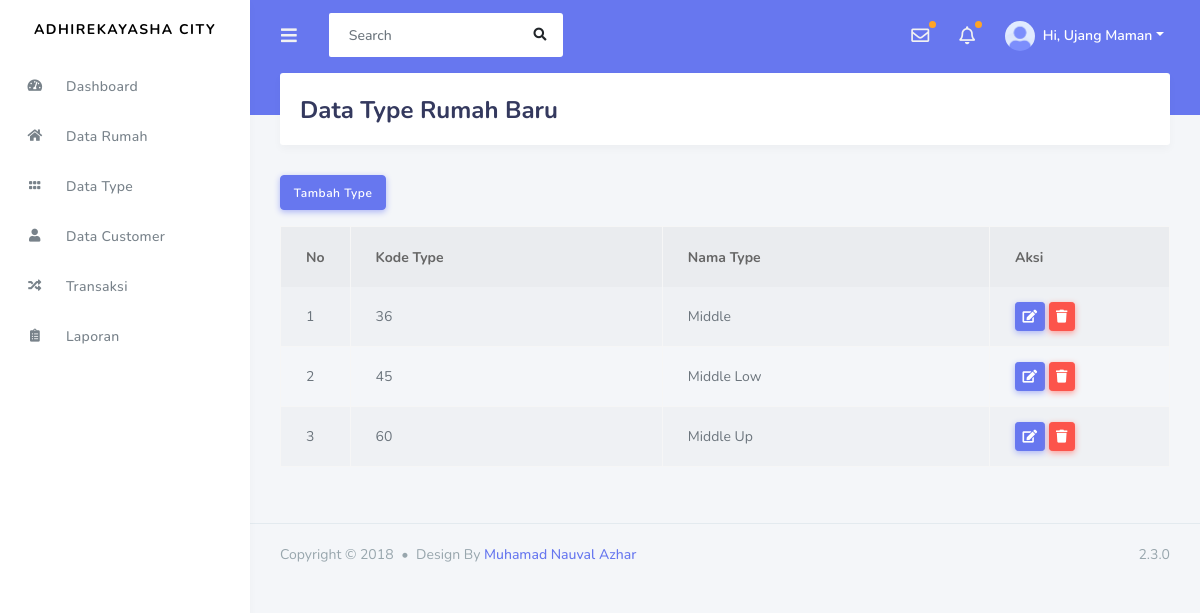
Screenshot of /index.php/admin/data_type with the database file from the repository.
### tables this page shows
CREATE TABLE `tipe` (
  `id_type` int(12) NOT NULL,
  `kode_type` int(12) NOT NULL,
  `nama_type` varchar(256) NOT NULL
);

### application/controllers/admin/Data_type.php (called while the page is built, shortened)
<?php
    class Data_type extends CI_Controller{
        public function index()
        {
            $data['tipe']= $this->rental_model->get_data('tipe')->result();
            $this->load->view('templates_admin/header');
            $this->load->view('templates_admin/sidebar');
            $this->load->view('admin/data_type',$data);
            $this->load->view('templates_admin/footer');
        }
    }
?>

### index.php (called while the page is built, shortened)
<?php
require_once BASEPATH.'core/CodeIgniter.php';

### application/models/Rental_model.php (called while the page is built, shortened)
<?php
class Rental_model extends CI_model
{
    public function get_data($table){
        return $this->db->get($table);
    }
}
?>

### application/views/admin/Data_type.php (the view, shortened to what this page needs)
<div class="main-content">
    <div class="section">
        <div class="section-header">
            <h1>Data Type Rumah Baru</h1>
        </div>
        <a class="btn btn-primary mb-3" href="<?php echo base_url('admin/data_type/tambah_type')?>">
            Tambah Type</a>
        <table class="table table-bordered table-striped table-hover">
            <thead>
                <tr>
                    <th width="20px">No</th>
                    <th>Kode Type</th>
                    <th>Nama Type</th>
                    <th width="180px">Aksi</th>
                </tr>
            </thead>
            <tbody>
                <?php
                $no = 1;
                foreach($tipe as $tp) :?>
                    <tr>
                        <td><?php echo $no++ ?></td>
                        <td><?php echo $tp->kode_type ?></td>
                        <td><?php echo $tp->nama_type ?></td>
                        <td>
                            <a class="btn btn-sm btn-primary" href="<?php echo base_url
                                        ('admin/data_type/update_type/' .$tp->id_type) ?>"><i class="
                                        fas fa-edit"></i>
                            </a>
                            <a class="btn btn-sm btn-danger" href="<?php echo base_url
                                        ('admin/data_type/delete_type/' .$tp->id_type) ?>"><i class="
                                        fas fa-trash"></i></a>
                        </td>
                    </tr>
                <?php endforeach; ?>
            </tbody>
        </table>
    </div>
</div>

### rows the page displays
tipe: kode_type "36", nama_type "Middle"
tipe: kode_type "45", nama_type "Middle Low"
tipe: kode_type "60", nama_type "Middle Up"
